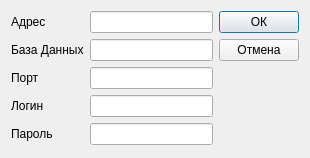
<?xml version="1.0" encoding="UTF-8"?>
<ui version="4.0">
 <class>Dialog</class>
 <widget class="QDialog" name="Dialog">
  <property name="enabled">
   <bool>true</bool>
  </property>
  <property name="geometry">
   <rect>
    <x>0</x>
    <y>0</y>
    <width>310</width>
    <height>158</height>
   </rect>
  </property>
  <property name="sizePolicy">
   <sizepolicy hsizetype="Preferred" vsizetype="Preferred">
    <horstretch>0</horstretch>
    <verstretch>0</verstretch>
   </sizepolicy>
  </property>
  <property name="windowTitle">
   <string>Dialog</string>
  </property>
  <layout class="QHBoxLayout" name="horizontalLayout">
   <item>
    <layout class="QGridLayout" name="gridLayout">
     <item row="3" column="0">
      <widget class="QLabel" name="label_3">
       <property name="text">
        <string>Порт</string>
       </property>
      </widget>
     </item>
     <item row="4" column="1">
      <widget class="QLineEdit" name="user_name"/>
     </item>
     <item row="3" column="1">
      <widget class="QLineEdit" name="port"/>
     </item>
     <item row="2" column="1">
      <widget class="QLineEdit" name="database_name"/>
     </item>
     <item row="1" column="2">
      <widget class="QPushButton" name="ok">
       <property name="text">
        <string>ОК</string>
       </property>
      </widget>
     </item>
     <item row="5" column="0">
      <widget class="QLabel" name="label_5">
       <property name="text">
        <string>Пароль</string>
       </property>
      </widget>
     </item>
     <item row="1" column="1">
      <widget class="QLineEdit" name="adress"/>
     </item>
     <item row="2" column="2">
      <widget class="QPushButton" name="cancel">
       <property name="text">
        <string>Отмена</string>
       </property>
      </widget>
     </item>
     <item row="5" column="1">
      <widget class="QLineEdit" name="password">
       <property name="clearButtonEnabled">
        <bool>false</bool>
       </property>
      </widget>
     </item>
     <item row="4" column="0">
      <widget class="QLabel" name="label_4">
       <property name="text">
        <string>Логин</string>
       </property>
      </widget>
     </item>
     <item row="2" column="0">
      <widget class="QLabel" name="label_2">
       <property name="text">
        <string>База Данных</string>
       </property>
      </widget>
     </item>
     <item row="1" column="0">
      <widget class="QLabel" name="label">
       <property name="text">
        <string>Адрес</string>
       </property>
      </widget>
     </item>
    </layout>
   </item>
  </layout>
 </widget>
 <resources/>
 <connections/>
</ui>
